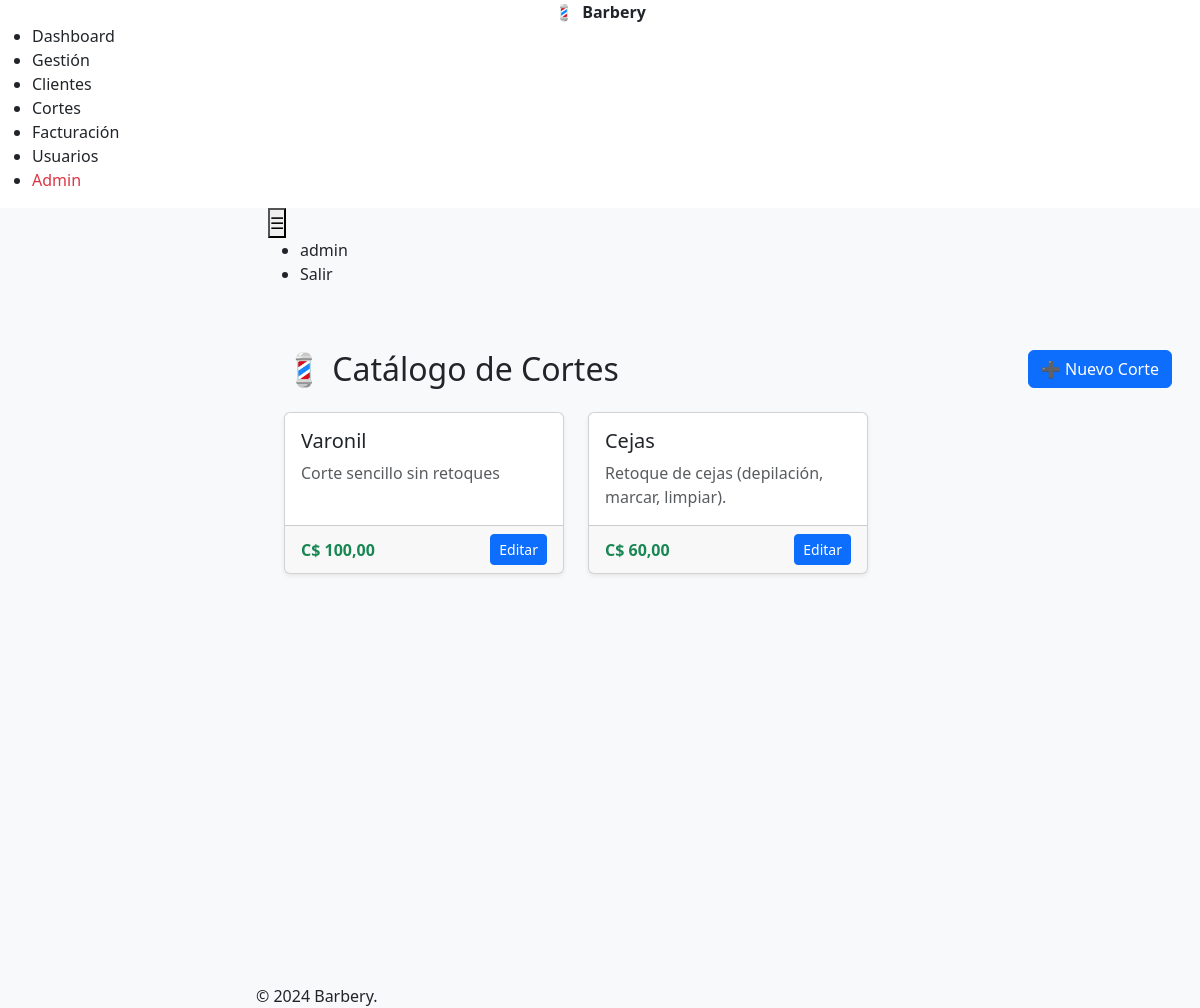
The page /cortes/ (signed in) on the database its author committed.
### users/models.py (models this page shows, shortened)
class User(AbstractUser):
    ROL_CHOICES = [
        ('ADMIN', 'Admin'),
        ('CAJERO', 'Cajero'),
        ('BARBERO', 'Barbero'),
        ('ESTILISTA', 'Estilista'),
    ]
    pass
    nombre = models.CharField(max_length=150, blank=True)
    apellido = models.CharField(max_length=150, blank=True)
    telefono = models.CharField(max_length=30, blank=True)
    identidad = models.CharField(max_length=100, blank=True)
    direccion = models.TextField(blank=True)
    rol = models.CharField(max_length=20, choices=ROL_CHOICES, default='CAJERO')

### cortes/models.py (models this page shows)
class Corte(models.Model):
    nombre_corte = models.CharField(max_length=200)
    descripcion = models.TextField(blank=True)
    precio = models.PositiveIntegerField(default=0)
    def __str__(self):
        return f"{self.nombre_corte} - {self.precio}"

### cortes/views.py (the view, shortened to what this page needs)
# urls.py: path('', views.list_cortes, name='cortes_list'),
@login_required
def list_cortes(request):
    cortes = Corte.objects.all()
    print(cortes)  # Esto muestra el QuerySet en la consola
    for c in cortes:
        print(c.id, c.nombre_corte, c.precio, c.descripcion)
    return render(request, 'cortes/list.html', {'cortes': cortes})

### templates/cortes/list.html (shortened to what this page needs)
{% extends 'base.html' %}
{% load l10n %}
{% block content %}
{% if request.user.is_staff %}
<div class="d-flex justify-content-between align-items-center mb-4">
  <h2 class="mb-0">💈 Catálogo de Cortes</h2>
  <button class="btn btn-primary" data-coreui-toggle="modal" data-coreui-target="#modalCorte">
    ➕ Nuevo Corte
  </button>
</div>
{% endif %}
<div class="row">
  {% for corte in cortes %}
    <div class="col-md-4 mb-4">
      <div class="card h-100 shadow-sm">
        <div class="card-body">
          <h5 class="card-title">{{ corte.nombre_corte }}</h5>
          {% if corte.descripcion %}
            <p class="card-text text-muted">{{ corte.descripcion }}</p>
          {% else %}
            <p class="text-muted fst-italic">Sin descripción</p>
          {% endif %}
        </div>
        <div class="card-footer d-flex justify-content-between align-items-center">
          <strong class="text-success">C$ {{ corte.precio|floatformat:2 }}</strong>
          {% if request.user.is_staff %}
            <button class="btn btn-sm btn-primary"
                    data-coreui-toggle="modal"
                    data-coreui-target="#editarCorteModal{{ corte.id }}">
              Editar
            </button>
          {% endif %}
        </div>
      </div>
    </div>
  {% empty %}
    <p>No hay cortes registrados.</p>
  {% endfor %}
</div>
{% endblock %}

### templates/includes/navbar.html
<header class="header mb-4">
  <div class="container-fluid">
    <button class="header-toggler px-md-0" type="button"
      onclick="coreui.Sidebar.getInstance(document.getElementById('sidebar')).toggle()">
      ☰
    </button>
    <ul class="header-nav ms-auto">
      <li class="nav-item">
        <span class="nav-link">{{ request.user.username }}</span>
      </li>
      <li class="nav-item">
        <a class="nav-link" href="{% url 'logout' %}">Salir</a>
      </li>
    </ul>
  </div>
</header>

### rows shown on the page
User: user.username "admin"
Corte: nombre_corte "Varonil", descripcion "Corte sencillo sin retoques", precio "100,00"
Corte: nombre_corte "Cejas", descripcion "Retoque de cejas (depilación, marcar, limpiar).", precio "60,00"
